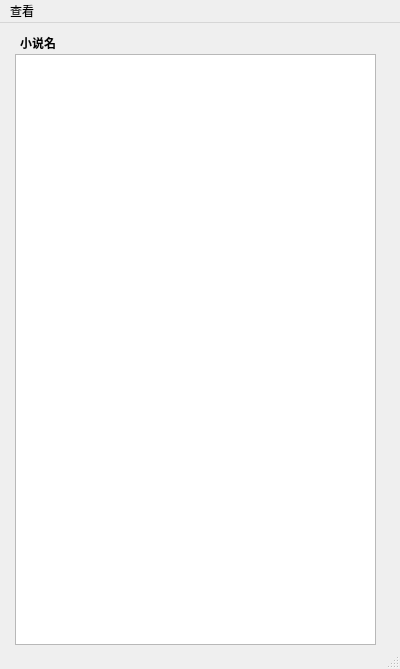
<?xml version="1.0" encoding="UTF-8"?>
<ui version="4.0">
 <class>bookviewer</class>
 <widget class="QMainWindow" name="bookviewer">
  <property name="geometry">
   <rect>
    <x>0</x>
    <y>0</y>
    <width>400</width>
    <height>669</height>
   </rect>
  </property>
  <property name="windowTitle">
   <string>boolviewer</string>
  </property>
  <widget class="QWidget" name="centralwidget">
   <widget class="QTextBrowser" name="bookBrowser">
    <property name="geometry">
     <rect>
      <x>20</x>
      <y>70</y>
      <width>341</width>
      <height>511</height>
     </rect>
    </property>
   </widget>
   <widget class="QLabel" name="chapternamelabel">
    <property name="geometry">
     <rect>
      <x>20</x>
      <y>40</y>
      <width>351</width>
      <height>21</height>
     </rect>
    </property>
    <property name="font">
     <font>
      <family>微软雅黑</family>
      <bold>true</bold>
     </font>
    </property>
    <property name="text">
     <string>章节名</string>
    </property>
   </widget>
   <widget class="QPushButton" name="nextButton">
    <property name="geometry">
     <rect>
      <x>260</x>
      <y>590</y>
      <width>75</width>
      <height>24</height>
     </rect>
    </property>
    <property name="text">
     <string>下一章</string>
    </property>
   </widget>
   <widget class="QPushButton" name="dirButton">
    <property name="geometry">
     <rect>
      <x>140</x>
      <y>590</y>
      <width>75</width>
      <height>24</height>
     </rect>
    </property>
    <property name="text">
     <string>目录</string>
    </property>
   </widget>
   <widget class="QPushButton" name="prevButton">
    <property name="geometry">
     <rect>
      <x>30</x>
      <y>590</y>
      <width>75</width>
      <height>24</height>
     </rect>
    </property>
    <property name="text">
     <string>上一章</string>
    </property>
   </widget>
   <widget class="QLabel" name="booknamelabel">
    <property name="geometry">
     <rect>
      <x>20</x>
      <y>10</y>
      <width>351</width>
      <height>20</height>
     </rect>
    </property>
    <property name="font">
     <font>
      <family>微软雅黑</family>
      <bold>true</bold>
     </font>
    </property>
    <property name="text">
     <string>小说名</string>
    </property>
   </widget>
   <widget class="QListWidget" name="chapterlist">
    <property name="enabled">
     <bool>true</bool>
    </property>
    <property name="geometry">
     <rect>
      <x>15</x>
      <y>31</y>
      <width>361</width>
      <height>591</height>
     </rect>
    </property>
   </widget>
  </widget>
  <widget class="QMenuBar" name="menubar">
   <property name="geometry">
    <rect>
     <x>0</x>
     <y>0</y>
     <width>400</width>
     <height>22</height>
    </rect>
   </property>
   <widget class="QMenu" name="menu">
    <property name="title">
     <string>查看</string>
    </property>
    <addaction name="setaction"/>
   </widget>
   <addaction name="menu"/>
  </widget>
  <widget class="QStatusBar" name="statusbar"/>
  <action name="setaction">
   <property name="text">
    <string>设置</string>
   </property>
  </action>
 </widget>
 <resources/>
 <connections/>
</ui>
